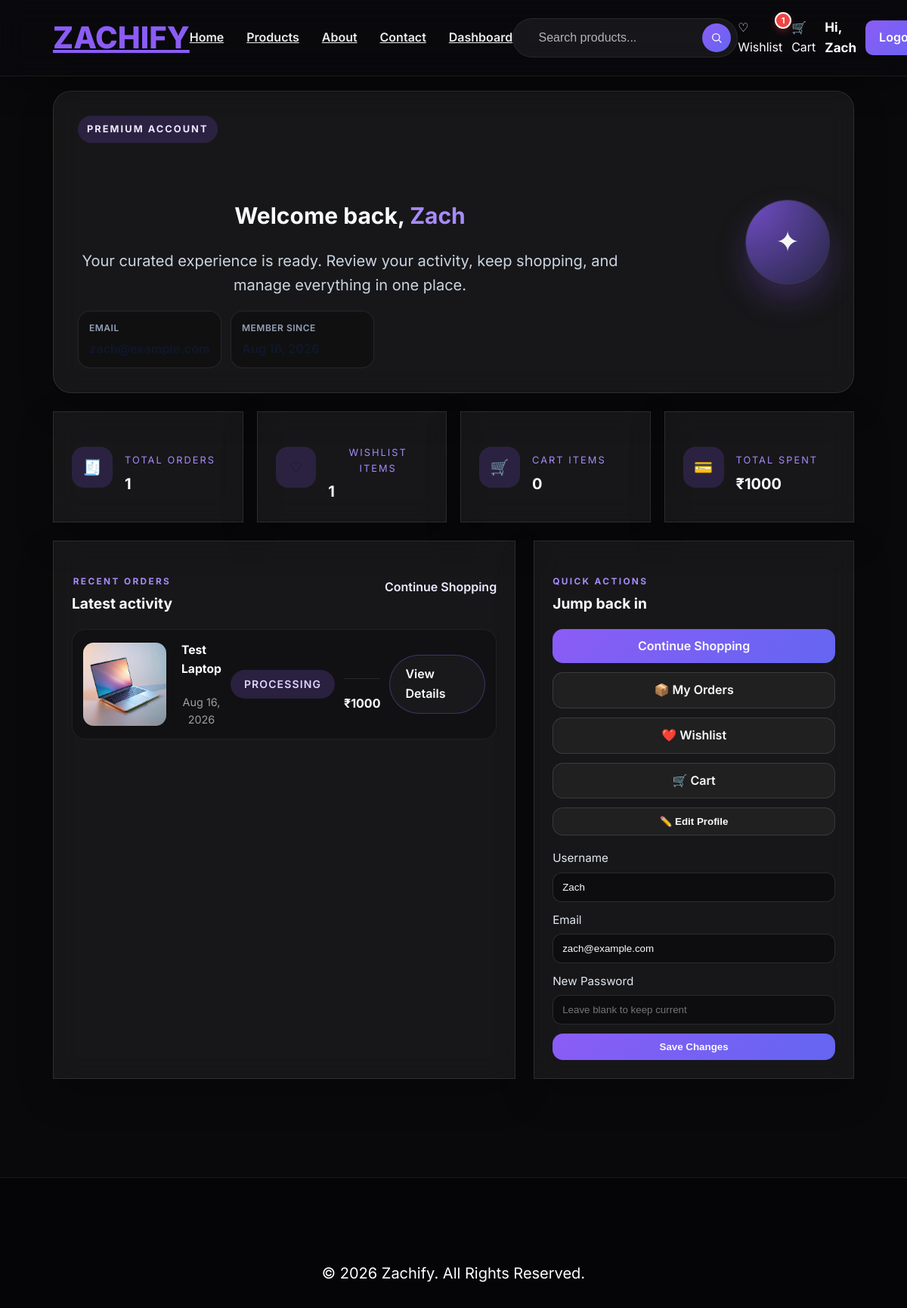
Page /dashboard (signed in) on the earlier database version.
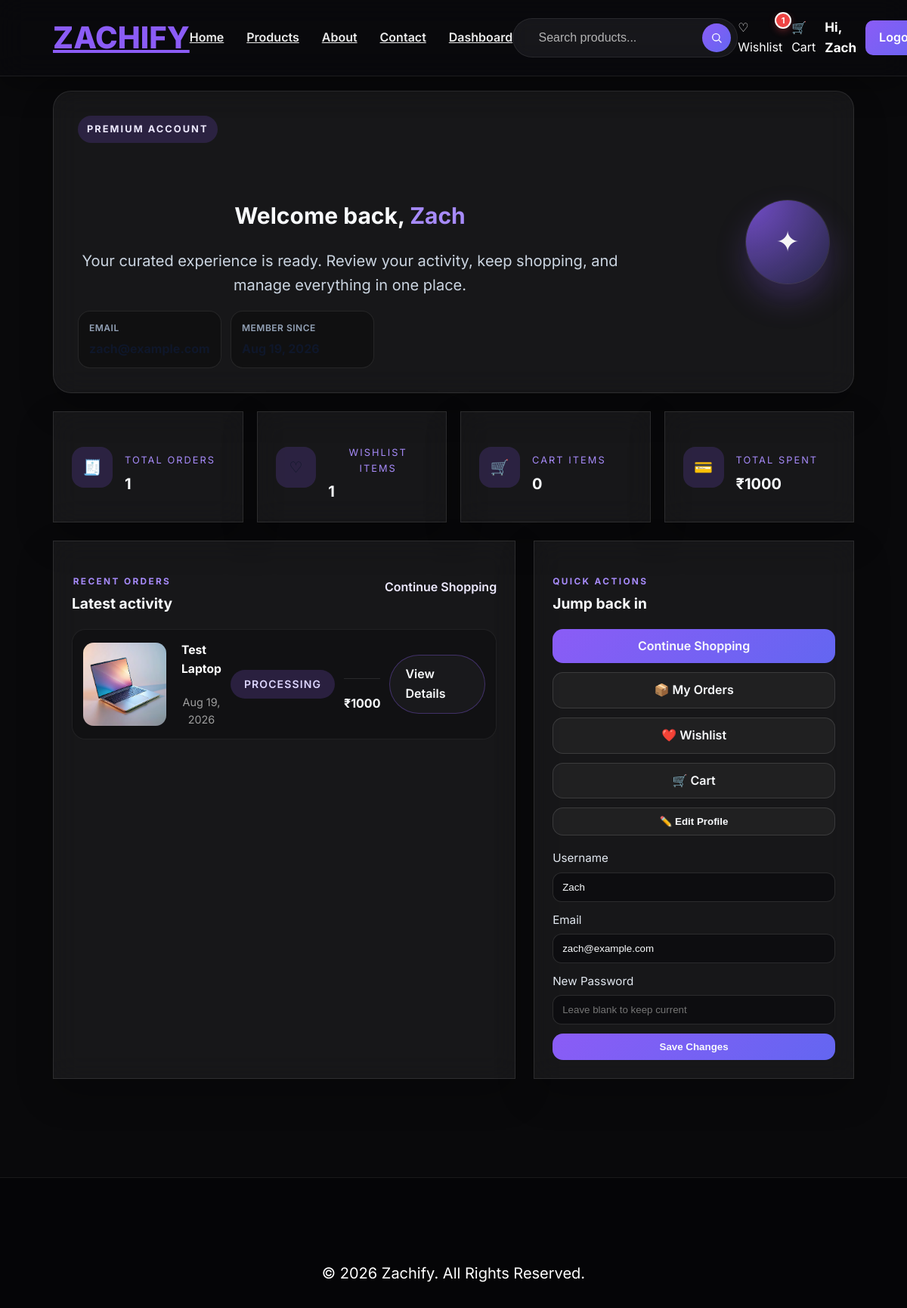
Same page on the later database version.
### app.py (models this page shows)
class Order(db.Model):
    id = db.Column(db.Integer, primary_key=True)
    user_id = db.Column(db.Integer, db.ForeignKey("user.id"), nullable=False)
    order_number = db.Column(db.String(50), unique=True, nullable=False)
    status = db.Column(db.String(50), nullable=False, default="Pending")
    total_amount = db.Column(db.Float, nullable=False, default=0.0)
    shipping_full_name = db.Column(db.String(120), nullable=True)
    shipping_email = db.Column(db.String(120), nullable=True)
    shipping_phone = db.Column(db.String(30), nullable=True)
    shipping_address = db.Column(db.String(300), nullable=True)
    shipping_city = db.Column(db.String(100), nullable=True)
    shipping_state = db.Column(db.String(100), nullable=True)
    shipping_pin = db.Column(db.String(20), nullable=True)
    payment_method = db.Column(db.String(50), nullable=True, default="Cash on Delivery")
    created_at = db.Column(db.DateTime, default=datetime.utcnow)
    items = db.relationship("OrderItem", backref="order", lazy=True, cascade="all, delete-orphan")

class OrderItem(db.Model):
    id = db.Column(db.Integer, primary_key=True)
    order_id = db.Column(db.Integer, db.ForeignKey("order.id"), nullable=False)
    product_id = db.Column(db.Integer, db.ForeignKey("product.id"), nullable=True)
    product_name = db.Column(db.String(200), nullable=False)
    product_image = db.Column(db.String(200), nullable=False)
    quantity = db.Column(db.Integer, nullable=False, default=1)
    unit_price = db.Column(db.Float, nullable=False, default=0.0)
    total_price = db.Column(db.Float, nullable=False, default=0.0)

### app.py (the view, shortened to what this page needs)
@app.route("/dashboard", methods=["GET", "POST"])
def dashboard():
    current_user = get_current_user()
    if not current_user:
        return redirect(url_for("login"))
    orders = (
        Order.query.filter_by(user_id=current_user.id)
        .order_by(Order.created_at.desc())
        .all()
    )
    order_items_map = {}
    for order in orders:
        order_items_map[order.id] = (
            OrderItem.query.filter_by(order_id=order.id)
            .order_by(OrderItem.id.asc())
            .all()
        )
    wishlist_count = Wishlist.query.filter_by(user_id=current_user.id).count()
    cart_data = session.get("cart", {})
    cart_count = sum(int(quantity) for quantity in cart_data.values() if str(quantity).isdigit())
    total_spent = sum(order.total_amount for order in orders)
    return render_template(
        "dashboard.html",
        user=current_user,
        orders=orders,
        order_items_map=order_items_map,
        wishlist_count=wishlist_count,
        cart_count=cart_count,
        total_spent=total_spent,
    )

### app.py (called while the page is built)
def get_current_user():
    user = None
    user_id = session.get("user_id")
    if user_id:
        user = User.query.get(user_id)
    else:
        username = session.get("username")
        if username:
            user = User.query.filter_by(username=username).first()
    if user and user.email and user.email.lower() in {e.lower() for e in DEFAULT_ADMIN_EMAILS} and not user.is_admin:
        user.is_admin = True
        try:
            db.session.commit()
        except Exception:
            pass
    return user

@app.context_processor
def cart_count():
    cart = session.get("cart", {})
    total_quantity = sum(cart.values())
    current_user = get_current_user()
    wishlist_count = 0
    if current_user:
        wishlist_count = Wishlist.query.filter_by(user_id=current_user.id).count()
    return {"cart_count": total_quantity, "wishlist_count": wishlist_count, "current_user": current_user}

### templates/dashboard.html (shortened to what the changed rows need)
{% extends "base.html" %}
{% block content %}
<div class="dashboard-page">
    <div class="dashboard-shell">
        <section class="dashboard-hero card glass-card">
            <div class="dashboard-hero-content">
                <h1>Welcome back, <span>{{ user.username }}</span></h1>
            </div>
        </section>
        <section class="dashboard-content-grid">
            <div class="dashboard-panel glass-card">
                <div class="panel-heading">
                    <div>
                        <h2>Latest activity</h2>
                    </div>
                </div>
                {% if orders %}
                    <div class="order-list">
                        {% for order in orders %}
                            <article class="order-row">
                                <div class="order-product">
                                    {% set first_item = order_items_map[order.id][0] if order_items_map[order.id] else none %}
                                    {% if first_item %}
                                        <img src="{{ url_for('static', filename='images/' + first_item.product_image) }}" alt="{{ first_item.product_name }}">
                                    {% endif %}
                                    <div>
                                        <h3>{{ first_item.product_name if first_item else 'Order #' ~ order.order_number }}</h3>
                                        <p>{{ order.created_at.strftime('%b %d, %Y') if order.created_at else 'Recently placed' }}</p>
                                    </div>
                                </div>
                                <div class="order-status {{ order.status.lower() }}">{{ order.status }}</div>
                                <div class="order-total">₹{{ "%.0f"|format(order.total_amount) }}</div>
                                <a href="{{ url_for('order_details', order_id=order.id) }}"
   class="ghost-btn">
    View Details
</a>
                            </article>
                        {% endfor %}
                    </div>
                {% else %}
                    <div class="empty-state">
                        <h3>No orders yet</h3>
                        <p>Your first premium purchase will appear here.</p>
                    </div>
                {% endif %}
            </div>
            <div class="dashboard-panel glass-card">
                <div class="panel-heading">
                    <div>
                        <h2>Jump back in</h2>
                    </div>
                </div>
            </div>
        </section>
    </div>
</div>
{% endblock %}

Differences in the rows shown:
changed Order "PROCESSING": created_at "Aug 16, 2026" → "Aug 19, 2026"
